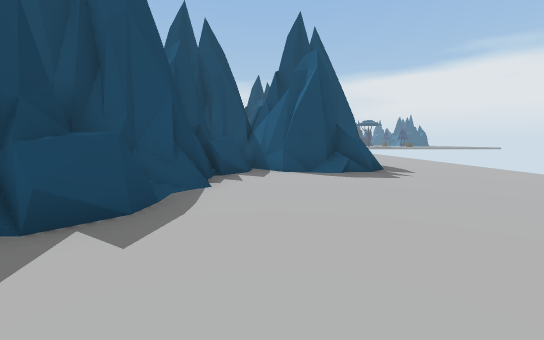
view 1 (above)

16 first-person views from a walk through a 3-D level made in the Unity game engine. The camera is 1.3 m above the floor, tilts 6° down and sees 90° across. The floor is counted in squares, 1.68 m on a side. Each view is taken from the middle of a square. On the plan, view 1 faces up. The plan holds only what a view shows up to about 10 squares ahead; the rest is blank. The place goes on beyond the plan. The player is left out. Some surface patterns are stand-ins.

view 2
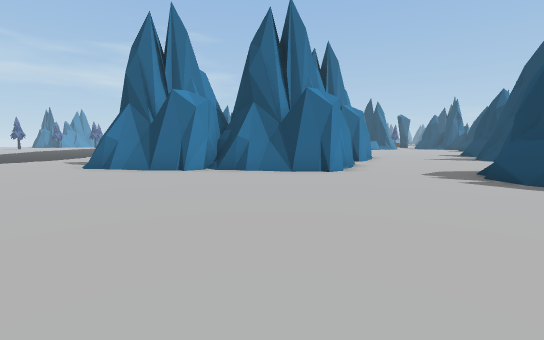

view 3
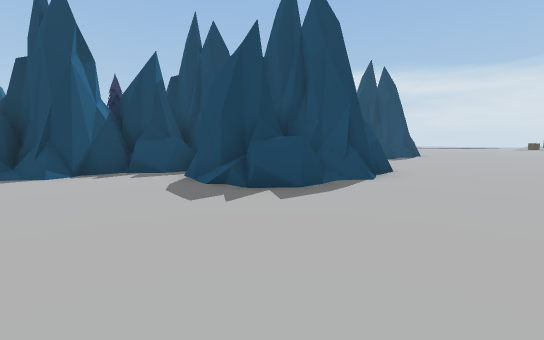

view 4
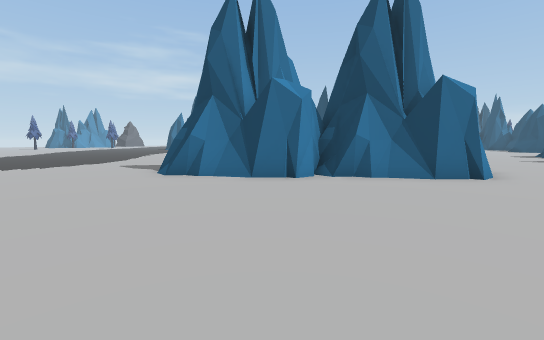

view 5
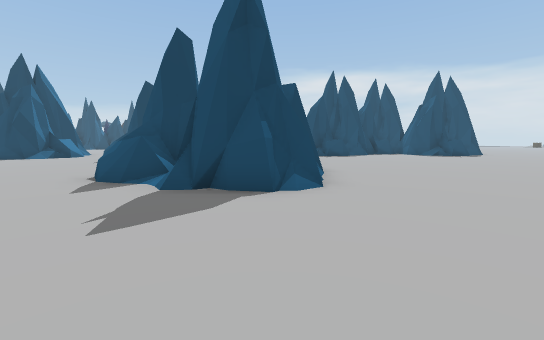

view 6
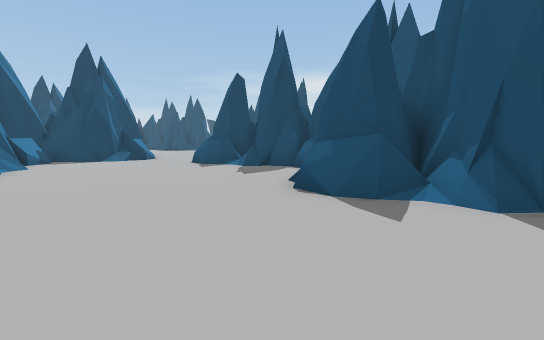

view 7
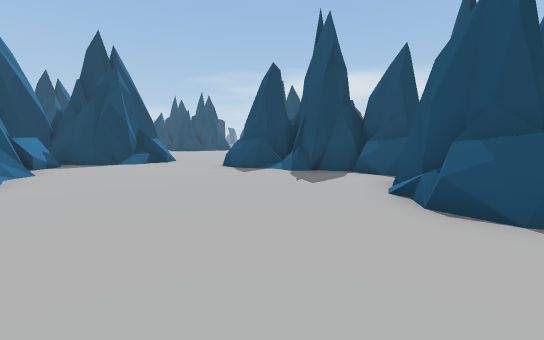

view 8
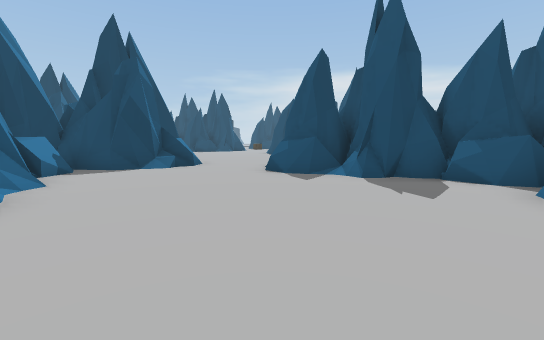

view 9
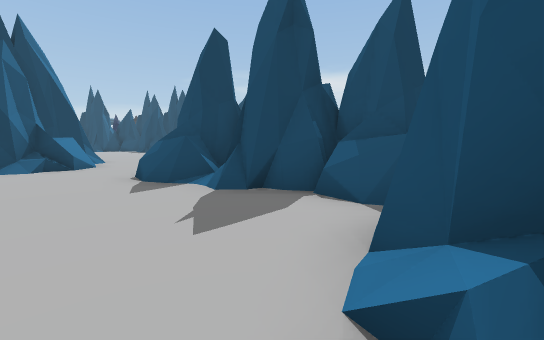

view 10
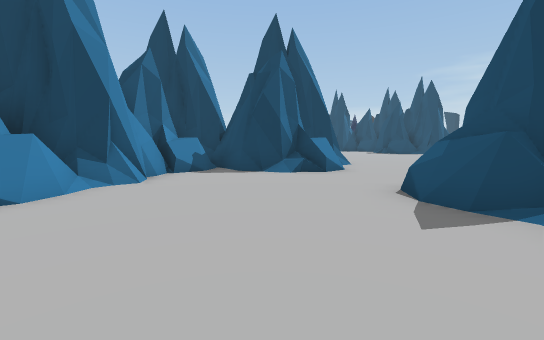

view 11
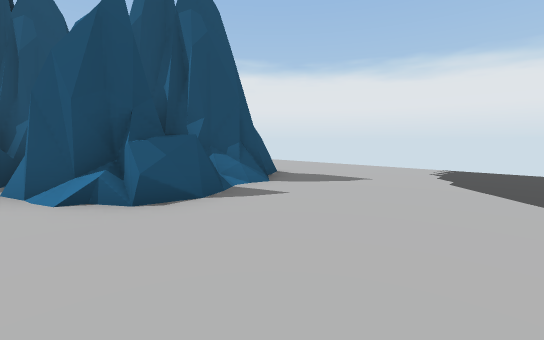

view 12
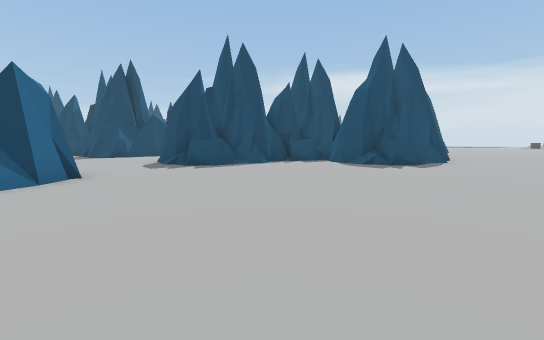

view 13
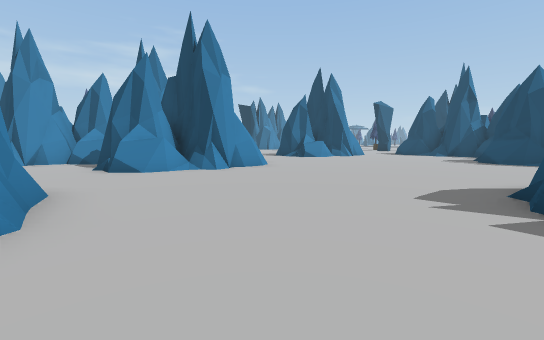

view 14
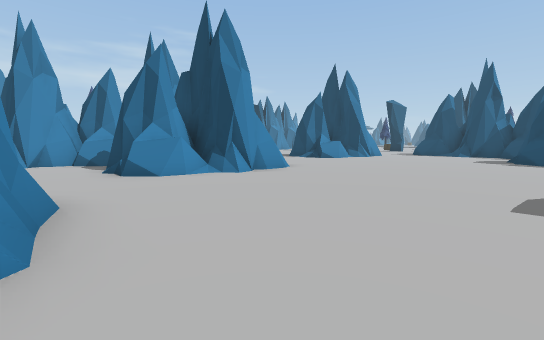

view 15
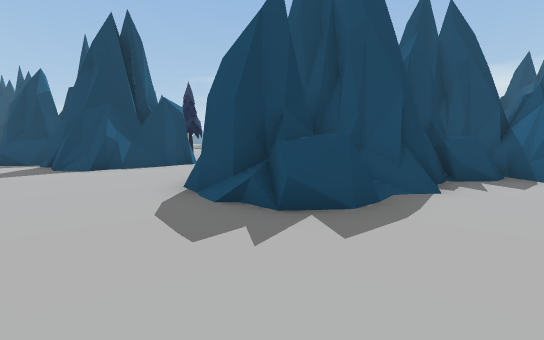

view 16
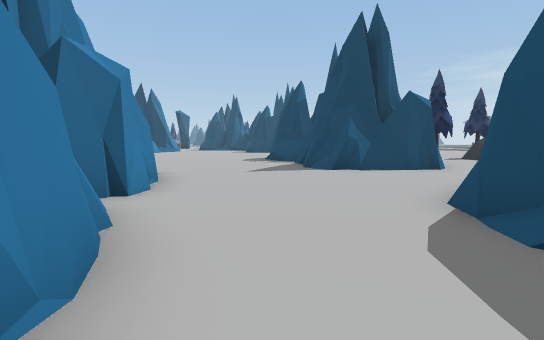

### Floor plan
Key: @ floor where view 1 was taken; # wall or solid block; . floor; / step, stairs or slope; = window, fence, low wall or low ledge; ^ raised ledge; T tree.
Columns run from 22 left of view 1 to 6 right of it. Each row starts with its distance up from view 1.
 17                            ..
 16                           ...
 15                          ....
 14                          ....
 13                          ....
 12                          ....
 11                          #...
 10                         ##...
  9                    #######...
  8                     ######...
  7                     #^.#//...
  6             T.      #=.......
  5              #.    ###.......
  4              #... ###........
  3              #... ###........
  2             ##....##=........
  1          #####...............
  0  ##.....##=...........@......
 -1 ###.................##.......
 -2  =...............######......
 -3   ............#########......
 -4    ...........##########.....
 -5     ..........####### ###....
 -6      ........./####.######...
 -7       ..####...^=...######...
 -8         #####........####....
 -9           ###................
-10           ##.................
-11           ##=................
-12           ######.............

Positions as (right, up) in squares from view 1, and headings:
1: (0, 0), facing up
2: (5, 3), facing down-left
3: (6, 4), facing up-left
4: (6, 0), facing down-left
5: (6, -10), facing up-left
6: (2, -12), facing up-left
7: (0, -12), facing up-left
8: (-2, -12), facing up-left
9: (-1, -9), facing up-left
10: (-3, -9), facing left
11: (-2, -12), facing up-right
12: (6, -2), facing up-left
13: (-8, 0), facing down-left
14: (-8, -1), facing down-left
15: (0, 0), facing up-left
16: (-1, 0), facing left
